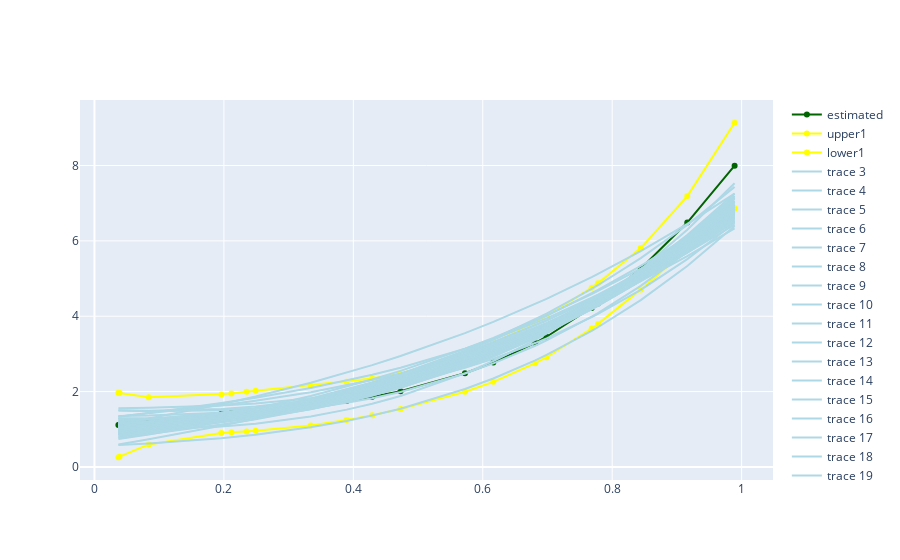

Write notebook code for a chart like this one.
### Code cell
import numpy as np
import plotly.graph_objects as go
from numpy.linalg import inv
from scipy.stats import chi2

n = 20
sigma = np.sqrt(0.5)

# prepare data
ones = np.ones(n)
x = np.random.uniform(0, 1, n)
x = np.sort(x)
x_square = np.square(x)
x_cubic = np.power(x, 3)

X = np.column_stack((ones, x, x_square, x_cubic))
X_T = X.transpose()

noise = np.random.normal(0, sigma, n)

Beta = np.array([1, 1, 2, 3])
y_theory = X @ Beta
y_realized = y_theory + noise

beta_hat = inv(X_T @ X) @ X_T @ y_realized
y_estimated = X @ beta_hat

# Approach A
var_beta_hat = inv(X_T @ X) * (sigma**2)
tmp = X @ var_beta_hat
tmp = tmp @ X_T
width = np.diag(tmp)
width = np.sqrt(width)
upperbound = y_estimated + 1.96 * width
lowerbound = y_estimated - 1.96 * width


# Approach B
U_T = np.linalg.cholesky(X_T @ X)
U = U_T.transpose()
U_inv = inv(U)

p = 0.95
df = 4
num = 100

region_arr = []

for i in range(num):
    a = np.random.normal(0, 1, df)
    a = U_inv @ a
    a_norm = np.linalg.norm(a, ord=2)

    r = sigma * np.sqrt(chi2.ppf(p, df))
    a = a * (r/a_norm)

    beta2 = Beta + a
    region = np.dot(X, beta2)
    region_arr.append(region)

# plot
fig = go.Figure()
fig.add_trace(go.Scatter(x=x, y=y_estimated, mode='lines+markers', name='estimated', line_color='#006400'))
fig.add_trace(go.Scatter(x=x, y=upperbound, mode='lines+markers', name='upper1', line_color='#FFFF00'))
fig.add_trace(go.Scatter(x=x, y=lowerbound, mode='lines+markers', name='lower1', line_color='#FFFF00'))

for i in range(num):
    fig.add_trace(go.Scatter(x=x, y=region_arr[i], mode='lines', line_color='#ADD8E6'))

fig.show()
